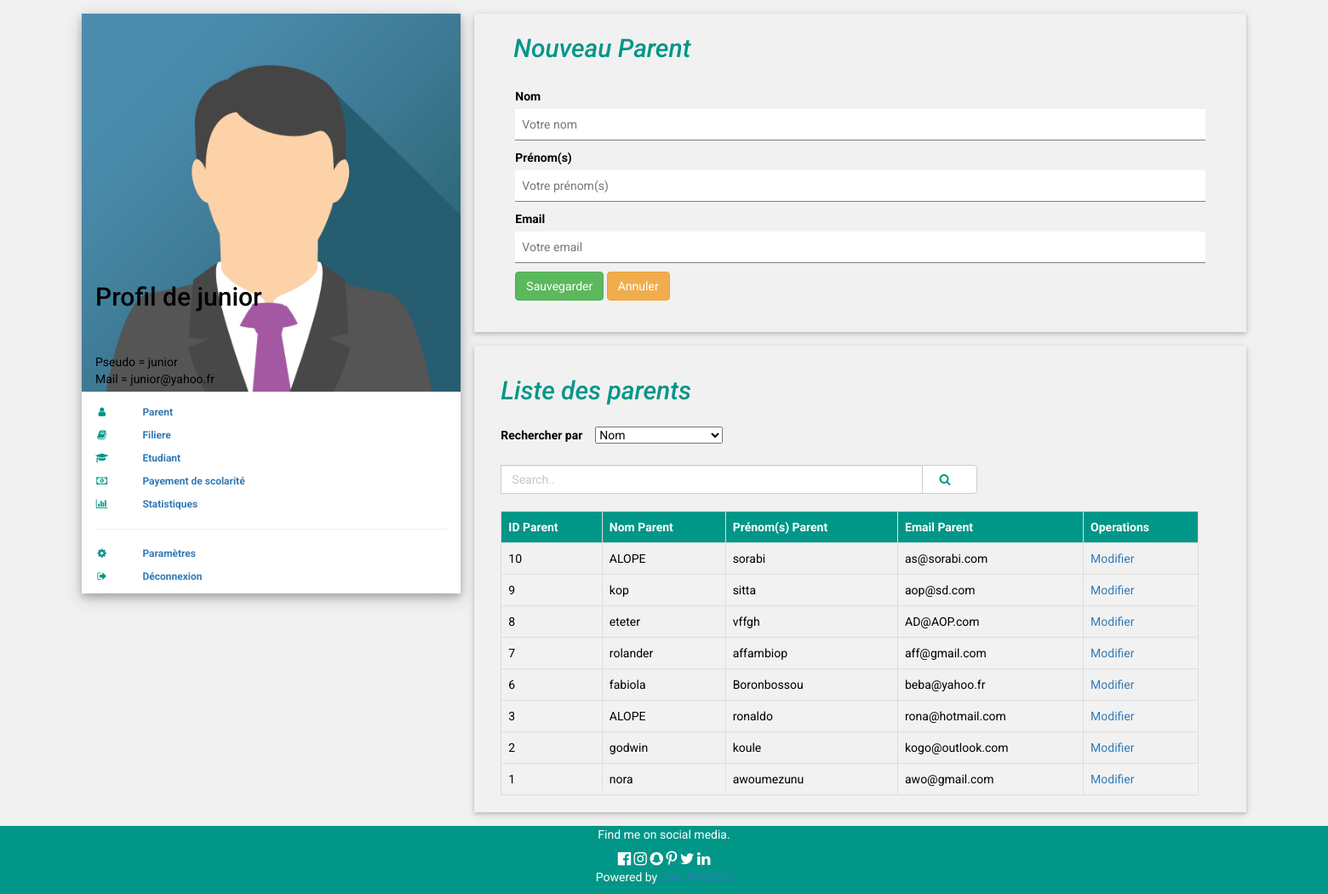
The app's page /etablissement_parent.php?id=1 with its own data.
### tables this page shows
CREATE TABLE IF NOT EXISTS `etablissement` (
`id` int(11) NOT NULL,
  `pseudo` varchar(255) NOT NULL,
  `mail` varchar(50) NOT NULL,
  `motdepasse` text NOT NULL,
  `vi` varchar(30) NOT NULL,
  `ad` varchar(50) NOT NULL
);

CREATE TABLE IF NOT EXISTS `tuteur` (
`id` int(11) NOT NULL,
  `nom` varchar(30) NOT NULL,
  `prenom` varchar(35) NOT NULL,
  `mail` varchar(50) NOT NULL,
  `p1` varchar(5) NOT NULL,
  `p2` varchar(5) NOT NULL,
  `pseudo` varchar(20) NOT NULL,
  `motdepasse` varchar(50) NOT NULL
);

### etablissement_parent.php (the view, shortened to what this page needs)
<?php
  $bdd = new PDO('mysql:host=127.0.0.1; dbname=scolariteweb','root', '');
if (isset($_GET['id']))
  {
    $getid = intval($_GET['id']);
    $requser = $bdd->prepare('SELECT * FROM etablissement WHERE id = ? ');
    $requser->execute(array($getid));
    $userinfo=$requser->fetch();
?>
<!DOCTYPE html>
<html>
<link rel="stylesheet" href="w3.css">
<link rel="stylesheet" href="font-awesome.min.css">
<link rel="stylesheet" href="bootstrap.min.css">
<body class="w3-light-grey">
<div class="w3-content w3-margin-top" style="max-width:1400px;">
  <div class="w3-row-padding">
    <div class="w3-third">
      <div class="w3-white w3-text-grey w3-card-4">
        <div class="w3-display-container">
          <img src="w3images/avatar3.png" style="width:100%" alt="Avatar">
          <div class="w3-display-bottomleft w3-container w3-text-black">
           <h2>Profil de <?php echo $userinfo['pseudo']; ?></h2>
              <br/><br/>
             Pseudo = <?php echo $userinfo['pseudo']; ?>
              <br/>
              Mail = <?php echo $userinfo['mail']; ?>
                <?php
                  if (isset($_SESSION['id']) AND $userinfo['id'] == $_SESSION['id']) {
                    ?>
                          </div>
        </div>
        <div class="w3-container">
        <br/>
         <p class="w3-small"><b><i class="fa fa-user fa-fw w3-margin-right w3-text-teal"></i><a href="etablissement_parent.php?id=<?php echo ($_SESSION['id']);?>" target="_parent" class="w3-padding-large w3-hover-white" style="text-decoration:none;">Parent</a></b></p>
         <p class="w3-small"><b><i class="fa fa-book fa-fw w3-margin-right w3-text-teal"></i><a href="etablissement_classe.php?id=<?php echo ($_SESSION['id']);?>" target="_parent" class="w3-padding-large w3-hover-white" style="text-decoration:none;">Filiere</a></b></p>
         <p class="w3-small"><b><i class="fa fa-graduation-cap fa-fw w3-margin-right w3-text-teal"></i><a href="etablissement_etudiant.php?id=<?php echo ($_SESSION['id']);?>" target="_parent" class="w3-padding-large w3-hover-white" style="text-decoration:none;">Etudiant</a></b></p>
         <p class="w3-small"><b><i class="fa fa-money fa-fw w3-margin-right w3-text-teal"></i><a href="etablissement_payement.php?id=<?php echo ($_SESSION['id']);?>" target="_parent" class="w3-padding-large w3-hover-white" style="text-decoration:none;">Payement de scolarité</a></b></p>
         <p class="w3-small"><b><i class="fa fa-bar-chart-o fa-fw w3-margin-right w3-text-teal"></i><a href="etablissement_payement.php?id=<?php echo ($_SESSION['id']);?>" target="_parent" class="w3-padding-large w3-hover-white" style="text-decoration:none;">Statistiques</a></b></p>
         <hr>
         <p class="w3-small"><b><i class="fa fa-gear fa-fw w3-margin-right w3-text-teal"></i><a href="etablissement_parametre.php?id=<?php echo ($_SESSION['id']);?>" target="_parent" class="w3-padding-large w3-hover-white" style="text-decoration:none;">Paramètres</a></b></p>
         <p class="w3-small"><b><i class="fa fa-sign-out fa-fw w3-margin-right w3-text-teal"></i><a href="deconnexion.php" target="_parent" class="w3-padding-large w3-hover-white" style="text-decoration:none;">Déconnexion</a></b></p>
          <?php
                    }
                    ?>
        </div>
      </div><br>
    </div>
    <div class="w3-twothird">
      <div class="w3-container w3-card-2  w3-margin-bottom">
        <h2 class="w3-text-teal w3-padding-4" style="margin-left:30px;"><i>Nouveau Parent</i></h2>
        <div class="w3-container">
          <div class="w3-row-padding w3-light-grey w3-padding-16 w3-container">
          <div class="w3-content">
            <form method="POST" action="">
              <p>
              <label for="nom" >Nom</label>
              <input class="w3-input "  autocomplete="off" type="text" value="<?php if (isset($nom)) {echo $nom;} ?>" placeholder="Votre nom" id="nom" name="nom"></p>
              <p>
              <label for="prenom" >Prénom(s)</label>
              <input class="w3-input" type="text"  autocomplete="off" value="<?php if (isset($prenom)) {echo $prenom;} ?>" placeholder="Votre prénom(s)" id="prenom" name="prenom"  ></p>
              <p>
              <label for="mail" >Email</label>
              <input class="w3-input" type="email"  autocomplete="off" value="<?php if (isset($mail)) {echo $mail;} ?>" placeholder="Votre email " id="mail" name="mail"  ></p>
              <button  type="submit" class="btn btn-success"  name="forminscription" value="Sauvegarder" >Sauvegarder</button>
              <button  type="reset"  class="btn btn-warning"  name="annuler" >Annuler</button>
            </form><br/>
          </div>
</div>
        </div>
        </div>
      <div class="w3-container w3-card-2 ">
        <h2 class="w3-text-teal w3-padding-16" style="margin-left:15px;"><i>Liste des parents</i></h2>
    <?php
    $bdd = new PDO('mysql:host=127.0.0.1; dbname=scolariteweb','root', '');
    $search="";
    if (isset($_POST['search'])) {
      $search=$_POST['search'];
      $_select = $bdd->prepare("SELECT * FROM tuteur WHERE nom like '%$search%' or prenom like '%$search%' or mail like '%$search%' ");
    } else {
      $_select = $bdd->prepare("SELECT * FROM tuteur order by id desc");
    }
    $_select->execute();
    ?>
<form method="POST" action="">
  <div class="input-group">
   <label for="choix" style="margin-left:15px;">Rechercher par </label>
    <select class=""  style="width:150px; margin-left:15px;" name="choix">
      <option value="">Nom</option>
    </select><br/><br/>
    <input type="text" class="form-control" style="margin-left:15px; " name="search" value="<?php if (isset($search)) {echo ($search);} ?>" placeholder="Search..">
    <div class="input-group-btn">
      <button class="btn btn-default" style="margin-right:300px; margin-top:45px;" type="submit">
        <i class="fa fa-search fa-fw w3-margin-right w3-text-teal" style="margin-left:5px;" ></i>
      </button>
    </div>
  </div>
</form>
<br/>
        <div class="container">
  <div class="table-responsive ">
  <table style="width:820px;">
    <thead>
      <tr>
        <th>ID Parent</th>
        <th>Nom Parent</th>
        <th>Prénom(s) Parent</th>
        <th>Email Parent</th>
        <th>Operations</th>
      </tr>
    </thead>
    <tbody>
     <?php  while ($s=$_select->fetch(PDO::FETCH_OBJ)) {
?>
      <tr>
        <td><?php echo $s->id;?></td>
        <td><?php echo $s->nom;?></td>
        <td><?php echo $s->prenom;?></td>
        <td><?php echo $s->mail;?></td>
        <td>
          <a href="etablissement_parent_action.php?id=<?php echo $s->id;?>" target="_parent"  style="text-decoration:none;">Modifier</a>
        </td>
      </tr>
          <?php
    }
    ?>
</div>
  </div><br/>
</div>
      </div>
    </div>
  </div>
<footer class="w3-container w3-teal w3-center w3-margin-top">
  <p>Find me on social media.</p>
  <i class="fa fa-facebook-official w3-hover-text-indigo w3-large"></i>
  <i class="fa fa-instagram w3-hover-text-purple w3-large"></i>
  <i class="fa fa-snapchat w3-hover-text-yellow w3-large"></i>
  <i class="fa fa-pinterest-p w3-hover-text-red w3-large"></i>
  <i class="fa fa-twitter w3-hover-text-light-blue w3-large"></i>
  <i class="fa fa-linkedin w3-hover-text-indigo w3-large"></i>
  <p>Powered by <a href="default.html" target="_blank">Joel AHOLOU</a></p>
</footer>
</body>
</html>
<?php
  }else{
    echo "Desole";
  }
?>

### etablissement_parent.php (style rules this page uses)
html,body,h1,h2,h3,h4,h5,h6 { font-family: "Roboto", sans-serif }
table { border-collapse: collapse; width: 100%; border: 1px solid #ddd; }
th, td { text-align: left; padding: 8px; border: 1px solid #ddd; }
tr:nth-child(even) { background-color: #f2f2f2 }
th { background-color: #009688; color: white; }
a { cursor: pointer; text-decoration:none; }

### records on screen
etablissement: pseudo "junior", mail "junior@yahoo.fr"
tuteur: id "10", nom "ALOPE", prenom "sorabi", mail "as@sorabi.com"
tuteur: id "9", nom "kop", prenom "sitta", mail "aop@sd.com"
tuteur: id "8", nom "eteter", prenom "vffgh", mail "AD@AOP.com"
tuteur: id "7", nom "rolander", prenom "affambiop", mail "aff@gmail.com"
tuteur: id "6", nom "fabiola", prenom "Boronbossou", mail "beba@yahoo.fr"
tuteur: id "3", nom "ALOPE", prenom "ronaldo", mail "rona@hotmail.com"
tuteur: id "2", nom "godwin", prenom "koule", mail "kogo@outlook.com"
tuteur: id "1", nom "nora", prenom "awoumezunu", mail "awo@gmail.com"
